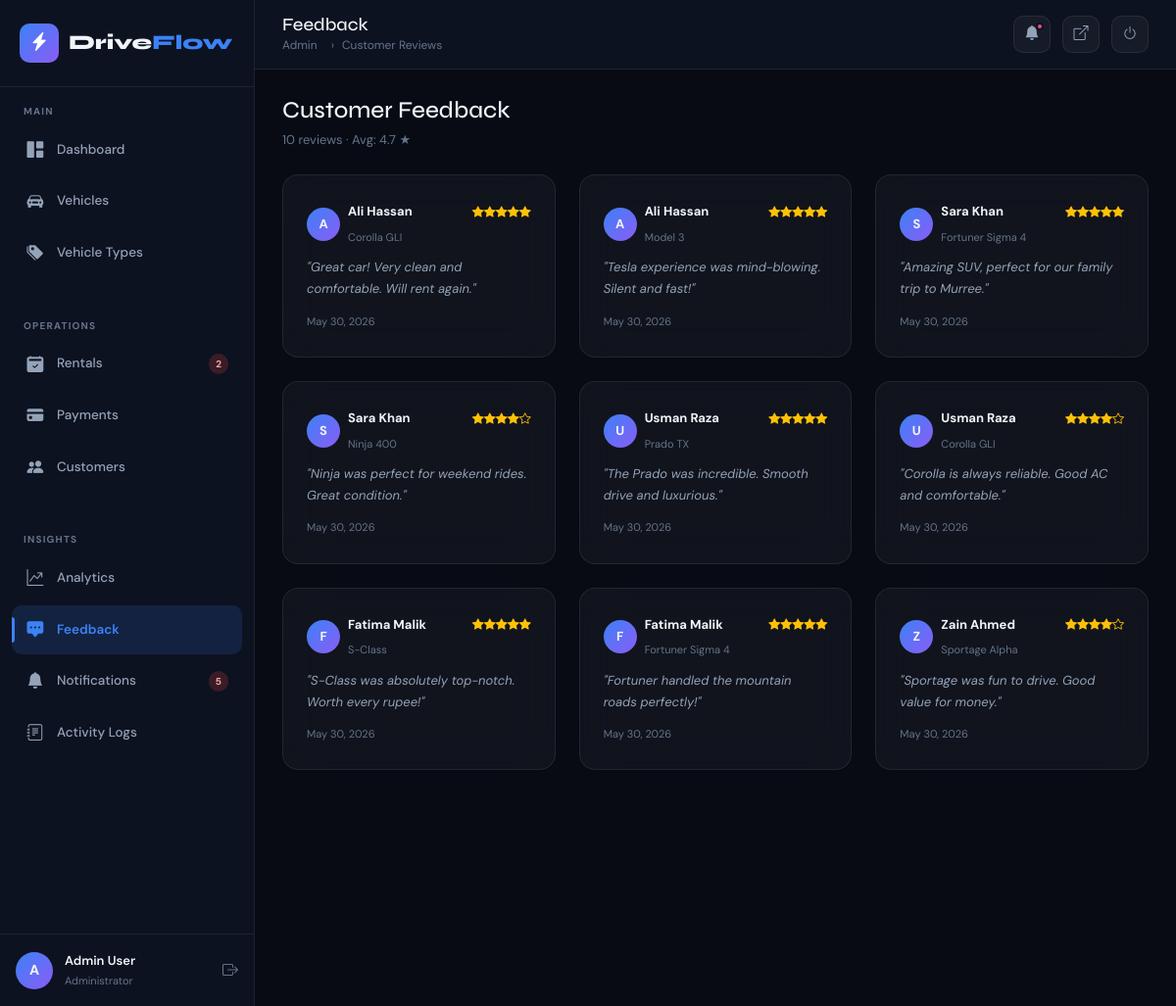
/admin/feedback.php (signed in), run on the app's committed database.
### tables this page shows
CREATE TABLE feedback (
    id INT AUTO_INCREMENT PRIMARY KEY,
    user_id INT NOT NULL,
    vehicle_id INT,
    message TEXT NOT NULL,
    rating TINYINT CHECK (rating BETWEEN 1 AND 5),
    created_at TIMESTAMP DEFAULT CURRENT_TIMESTAMP,
    FOREIGN KEY (user_id) REFERENCES users(id) ON DELETE CASCADE,
    FOREIGN KEY (vehicle_id) REFERENCES vehicles(id) ON DELETE SET NULL
);

CREATE TABLE users (
    id INT AUTO_INCREMENT PRIMARY KEY,
    full_name VARCHAR(150) NOT NULL,
    email VARCHAR(191) NOT NULL UNIQUE,
    password VARCHAR(255) NOT NULL,
    role ENUM('admin','customer') DEFAULT 'customer',
    phone VARCHAR(20),
    address TEXT,
    created_at TIMESTAMP DEFAULT CURRENT_TIMESTAMP
);

CREATE TABLE vehicles (
    id INT AUTO_INCREMENT PRIMARY KEY,
    vehicle_name VARCHAR(150) NOT NULL,
    vehicle_number VARCHAR(50) NOT NULL UNIQUE,
    type_id INT,
    brand VARCHAR(100),
    price_per_day DECIMAL(10,2) NOT NULL,
    status ENUM('Available','Rented','Maintenance') DEFAULT 'Available',
    image VARCHAR(255) DEFAULT 'default.jpg',
    description TEXT,
    seats INT DEFAULT 5,
    fuel_type VARCHAR(50) DEFAULT 'Petrol',
    transmission VARCHAR(50) DEFAULT 'Manual',
    year INT,
    created_at TIMESTAMP DEFAULT CURRENT_TIMESTAMP,
    FOREIGN KEY (type_id) REFERENCES vehicle_types(id) ON DELETE SET NULL
);

### includes/config.php (called while the page is built, shortened)
<?php
function clean($str) {
    return htmlspecialchars(trim($str), ENT_QUOTES, 'UTF-8');
}
?>

### admin/feedback.php (the view, shortened to what this page needs)
<?php
require_once '../includes/config.php';
$db = getDB();
$feedbacks = $db->query("SELECT f.*, u.full_name, v.vehicle_name FROM feedback f JOIN users u ON f.user_id=u.id LEFT JOIN vehicles v ON f.vehicle_id=v.id ORDER BY f.created_at DESC")->fetchAll();
$avgRating = $db->query("SELECT ROUND(AVG(rating),1) FROM feedback")->fetchColumn();
?>
<!DOCTYPE html><html lang="en"><head>
<link href="https://cdn.jsdelivr.net/npm/bootstrap@5.3.0/dist/css/bootstrap.min.css" rel="stylesheet">
<link href="https://cdn.jsdelivr.net/npm/bootstrap-icons@1.11.0/font/bootstrap-icons.css" rel="stylesheet">
<link href="../assets/css/main.css" rel="stylesheet"><link href="../assets/css/admin.css" rel="stylesheet">
</head><body>
<div class="admin-wrapper">
  <?php include '../includes/admin_sidebar.php'; ?>
  <div class="main-content">
    <?php include '../includes/admin_header.php'; ?>
    <div class="content-area">
      <div class="d-flex align-items-center justify-content-between mb-4">
        <div><h4 class="mb-1">Customer Feedback</h4>
        <p style="color:var(--text-muted);font-size:13px;margin:0;"><?= count($feedbacks) ?> reviews · Avg: <?= $avgRating ?> ★</p></div>
      </div>
      <div class="row g-4">
        <?php if (empty($feedbacks)): ?>
          <div class="col-12"><div class="empty-state"><i class="bi bi-chat-square"></i><h5>No feedback yet</h5></div></div>
        <?php else: ?>
          <?php foreach ($feedbacks as $f): ?>
          <div class="col-md-6 col-lg-4">
            <div class="glass-card">
              <div class="d-flex justify-content-between align-items-start mb-2">
                <div class="d-flex align-items-center gap-2">
                  <div style="width:34px;height:34px;background:var(--gradient-1);border-radius:50%;display:flex;align-items:center;justify-content:center;font-weight:700;font-size:13px;flex-shrink:0;"><?= strtoupper(substr($f['full_name'],0,1)) ?></div>
                  <div><strong style="font-size:13px;"><?= clean($f['full_name']) ?></strong><?php if($f['vehicle_name']): ?><br><small style="color:var(--text-muted);font-size:11px;"><?= clean($f['vehicle_name']) ?></small><?php endif; ?></div>
                </div>
                <div>
                  <?php for($i=1;$i<=5;$i++): ?><i class="bi bi-star<?= $i<=$f['rating'] ? '-fill' : '' ?> text-warning" style="font-size:12px;"></i><?php endfor; ?>
                </div>
              </div>
              <p style="color:var(--text-secondary);font-size:13px;font-style:italic;margin-bottom:8px;">"<?= clean($f['message']) ?>"</p>
              <small style="color:var(--text-muted);font-size:11px;"><?= date('M d, Y', strtotime($f['created_at'])) ?></small>
            </div>
          </div>
          <?php endforeach; ?>
        <?php endif; ?>
      </div>
    </div>
  </div>
</div>
</body></html>

### assets/css/main.css (style rules this page uses)
:root { --dark-bg: #080b14; --dark-card: #0d1220; --dark-border: rgba(255,255,255,0.07); --dark-surface: #111827; --accent-blue: #3b82f6; --accent-purple: #8b5cf6; --accent-cyan: #06b6d4; --accent-pink: #ec4899; --accent-green: #10b981; --accent-orange: #f59e0b; --gradient-1: linear-gradient(135deg, #3b82f6, #8b5cf6); --gradient-2: linear-gradient(135deg, #06b6d4, #3b82f6); --gradient-3: linear-gradient(135deg, #ec4899, #8b5cf6); --text-primary: #f1f5f9; --text-secondary: #94a3b8; --text-muted: #64748b; --glass-bg: rgba(255,255,255,0.04); --glass-border: rgba(255,255,255,0.08); --shadow-glow: 0 0 30px rgba(59,130,246,0.2); --font-display: 'Syne', sans-serif; --font-body: 'DM Sans', sans-serif; --radius: 16px; --radius-sm: 10px; --transition: all 0.3s cubic-bezier(0.4, 0, 0.2, 1); }
*, *::before, *::after { box-sizing: border-box; margin: 0; padding: 0; }
html { scroll-behavior: smooth; }
body { background-color: var(--dark-bg); color: var(--text-primary); font-family: var(--font-body); font-size: 15px; line-height: 1.7; overflow-x: hidden; }
h1, h2, h3, h4, h5, h6 { font-family: var(--font-display); color: var(--text-primary); }
.glass-card { background: var(--glass-bg); backdrop-filter: blur(20px); -webkit-backdrop-filter: blur(20px); border: 1px solid var(--glass-border); border-radius: var(--radius); padding: 24px; transition: var(--transition); }

### assets/css/admin.css (style rules this page uses)
.admin-wrapper { display: flex; min-height: 100vh; background: var(--dark-bg); }
.main-content { margin-left: 260px; flex: 1; display: flex; flex-direction: column; min-height: 100vh; transition: var(--transition); }
.content-area { padding: 28px; flex: 1; }

### data on the page
feedback: user.full_name "A", user.full_name "Ali Hassan", vehicle.vehicle_name "Corolla GLI", rating 5 (drawn), message "Great car! Very clean and comfortable. Will rent again.", created_at "May 30, 2026"
feedback: user.full_name "A", user.full_name "Ali Hassan", vehicle.vehicle_name "Model 3", rating 5 (drawn), message "Tesla experience was mind-blowing. Silent and fast!", created_at "May 30, 2026"
feedback: user.full_name "S", user.full_name "Sara Khan", vehicle.vehicle_name "Fortuner Sigma 4", rating 5 (drawn), message "Amazing SUV, perfect for our family trip to Murree.", created_at "May 30, 2026"
feedback: user.full_name "S", user.full_name "Sara Khan", vehicle.vehicle_name "Ninja 400", rating 4 (drawn), message "Ninja was perfect for weekend rides. Great condition.", created_at "May 30, 2026"
feedback: user.full_name "U", user.full_name "Usman Raza", vehicle.vehicle_name "Prado TX", rating 5 (drawn), message "The Prado was incredible. Smooth drive and luxurious.", created_at "May 30, 2026"
feedback: user.full_name "U", user.full_name "Usman Raza", vehicle.vehicle_name "Corolla GLI", rating 4 (drawn), message "Corolla is always reliable. Good AC and comfortable.", created_at "May 30, 2026"
feedback: user.full_name "F", user.full_name "Fatima Malik", vehicle.vehicle_name "S-Class", rating 5 (drawn), message "S-Class was absolutely top-notch. Worth every rupee!", created_at "May 30, 2026"
feedback: user.full_name "F", user.full_name "Fatima Malik", vehicle.vehicle_name "Fortuner Sigma 4", rating 5 (drawn), message "Fortuner handled the mountain roads perfectly!", created_at "May 30, 2026"
feedback: user.full_name "Z", user.full_name "Zain Ahmed", vehicle.vehicle_name "Sportage Alpha", rating 4 (drawn), message "Sportage was fun to drive. Good value for money.", created_at "May 30, 2026"

### other printed values
$pendingRentals "2"
$unreadNotifs "5"
substr($_SESSION['full_name'], 0, 1) "A"
$_SESSION['full_name'] "Admin User"
$pageTitle "Feedback"
$breadcrumb "Customer Reviews"
count($feedbacks) "10"
$avgRating "4.7"
